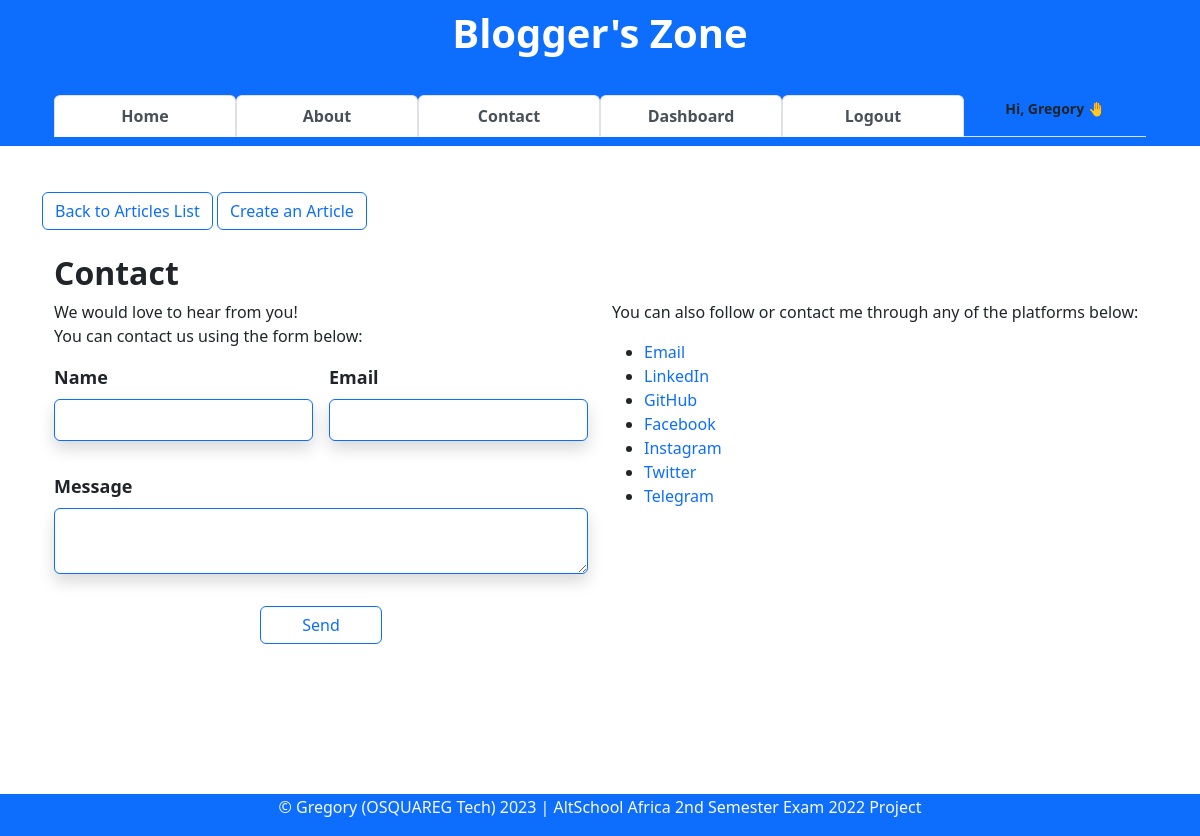
Before: /contact (signed in) with the older database file.
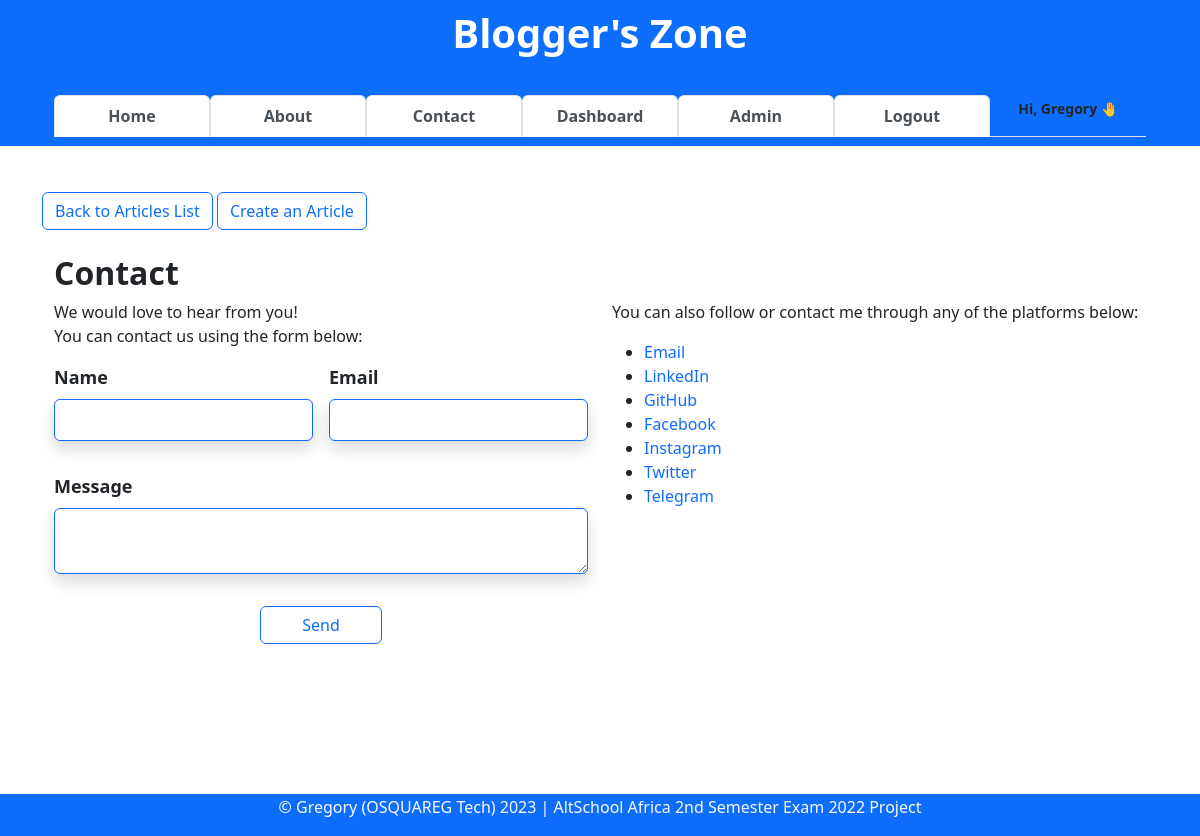
After: the same page with the newer database file.
### app/general/general.py (the view, shortened to what this page needs)
@blueprint.route("/contact", methods=["GET", "POST"])
def message():
    form = MessageForm()
    context = {
        "form": form,
    }
    return render_template("contact.html", **context)

### app/webforms.py
class MessageForm(FlaskForm):
    name = StringField(label="Name", validators=[InputRequired()])
    email = StringField(label="Email", validators=[InputRequired(message="*Required")])
    message = TextAreaField(
        label="Message", validators=[InputRequired()], widget=TextArea()
    )
    submit = SubmitField(label="Send")

### app/main.py (called while the page is built)
@login_man.user_loader
def user_loader(id):
    return User.query.get(int(id))

### app/general/templates/contact.html (shortened to what this page needs)
{% extends 'base.html' %}
{% block content %}
<a href="/#jump-to-articles-list" class="btn btn-outline-primary border border-primary">Back to Articles List</a>
{% if current_user.is_authenticated %}
<a href="{{ url_for('article.create_article') }}" class="btn btn-outline-primary border border-primary">Create an Article</a>
{% endif %}
<br><br>
<div class="container">
    <div class="row" >
        <h2 style="font-weight:bold">Contact</h2>
    </div>
    <div class="row">
        <div class="form-group col-6">
            <p>We would love to hear from you! <br> You can contact us using the form below:</p>
            <form class="row g-3" action="{{ url_for('general.message') }}" method="POST">
                <div class="col-md-6">
                    {{ form.name.label(class="form-label", style="font-weight:bold; font-size:18px") }}
                    {{ form.name(class="form-control shadow p-2 mb-3 bg-body rounded border border-primary") }}
                </div>
                <div class="col-md-6">
                    {{ form.email.label(class="form-label", style="font-weight:bold; font-size:18px") }}
                    {{ form.email(class="form-control shadow p-2 mb-3 bg-body rounded border border-primary") }}
                </div>
                <div class="row-cols-auto">
                    {{ form.message.label(class="form-label", style="font-weight:bold; font-size:18px") }}
                    {{ form.message(class="form-control shadow p-2 mb-3 bg-body rounded border border-primary") }}
                </div>
                <div class="d-grid gap-2 col-3 mx-auto">
                    {{ form.submit(class="btn btn btn-outline-primary border border-primary") }}
                </div>
            </form>
        </div>
        <div class="col" >
            <p>You can also follow or contact me through any of the platforms below:</p>
            <ul>
                <li><a href="mailto:gregory.ogbemudia@gmail.com.com" target="_blank" style="text-decoration:none">Email</a></li>
                <li><a href="https://linkedin.com/in/OSQUAREG/" target="_blank" style="text-decoration:none">LinkedIn</a></li>
                <li><a href="https://github.com/OSQUAREG" target="_blank" style="text-decoration:none">GitHub</a></li>
                <li><a href="https://web.facebook.com/OSQUAREG/" style="text-decoration:none">Facebook</a></li>
                <li><a href="https://instagram.com/OSQUAREG/" target="_blank" style="text-decoration:none">Instagram</a></li>
                <li><a href="https://twitter.com/OSQUAREG/" target="_blank" style="text-decoration:none">Twitter</a></li>
                <li><a href="https://t.me/OSQUAREG/" target="_blank" style="text-decoration:none">Telegram</a></li>
            </ul>
            <br>
        </div>
    </div>
</div>
{% endblock content %}

### app/templates/base.html (shortened to what this page needs)
<!DOCTYPE html>
<html lang="en">
<head>
    <link rel="stylesheet" href="{{url_for('static',filename='style.css')}}">
    <link href="https://cdn.jsdelivr.net/npm/bootstrap@5.2.2/dist/css/bootstrap.min.css" rel="stylesheet">
    <link rel="stylesheet" href="{{url_for('static', filename='content-styles.css')}}" type="text/css">
</head>
<body onload="openPage('Published', this, 'rgb(0, 89, 250)', 'white')">
    <nav class="navbar navbar-light fixed-top text-lg-center bg-primary border border-primary" style="background-color: #e3f2fd;">
        <div class="container container-sm">
            <div class="container">
                <a class="navbar-brand" href="{{url_for('general.index')}}">
                    <h1 class="text-white"><b>Blogger's Zone</b></h1>
                </a>
            </div>
            <div class="container">
                <ul class="nav navbar-dark nav-tabs nav-justified">
                    <li class="nav-item">
                        <a class="nav-link active " href="{{url_for('general.index')}}"><b>Home</b></a>
                    </li>
                    <li class="nav-item">
                        <a class="nav-link active" href="{{ url_for('general.about') }}"><b>About</b></a>
                    </li>
                    <li class="nav-item">
                        <a class="nav-link active" href="{{ url_for('general.message') }}"><b>Contact</b></a>
                    </li>
                    {% if current_user.is_authenticated %}
                    <li class="nav-item">
                        <a class="nav-link active" href="{{url_for('user.dashboard')}}"><b>Dashboard</b></a>
                    </li>
                    {% if current_user.is_admin %}
                    <li class="nav-item">
                        <a class="nav-link active" href="{{url_for('admin-users.admin')}}"><b>Admin</b></a>
                    </li>
                    {% endif %}
                    <li class="nav-item">
                        <a class="nav-link active" href="{{ url_for('auth.logout') }}"><b>Logout</b></a>
                    </li>
                    <li class="nav-item">
                        <small class="align-bottom"><b class="text-end">Hi, {{current_user.firstname}} 🤚</b></small>
                    </li>
                    {% endif %}
                </ul>
            </div>
        </div>
    </nav>
    <main>
        <div><br><br><br><br><br><br><br><br></div>
        <div class="container container-sm container-fluid">
            {% block content %}
            {% endblock content %}
        </div>
        <div><br><br><br><br><br><br><br><br></div>
    </main>
    <div class="text-md-center text-muted bg-primary border border-primary fixed-bottom">
        <footer>
            <p class="text-light">
                &copy Gregory (OSQUAREG Tech)
                <script>document.write(new Date().getFullYear())</script> | AltSchool Africa 2nd Semester Exam 2022 Project
            </p>
        </footer>
    </div>
</body>
</html>

Changed rows visible on the page:
changed User "Gregory": is_admin False → True (drawn)
Other visible differences:
text now shown: "Admin"
